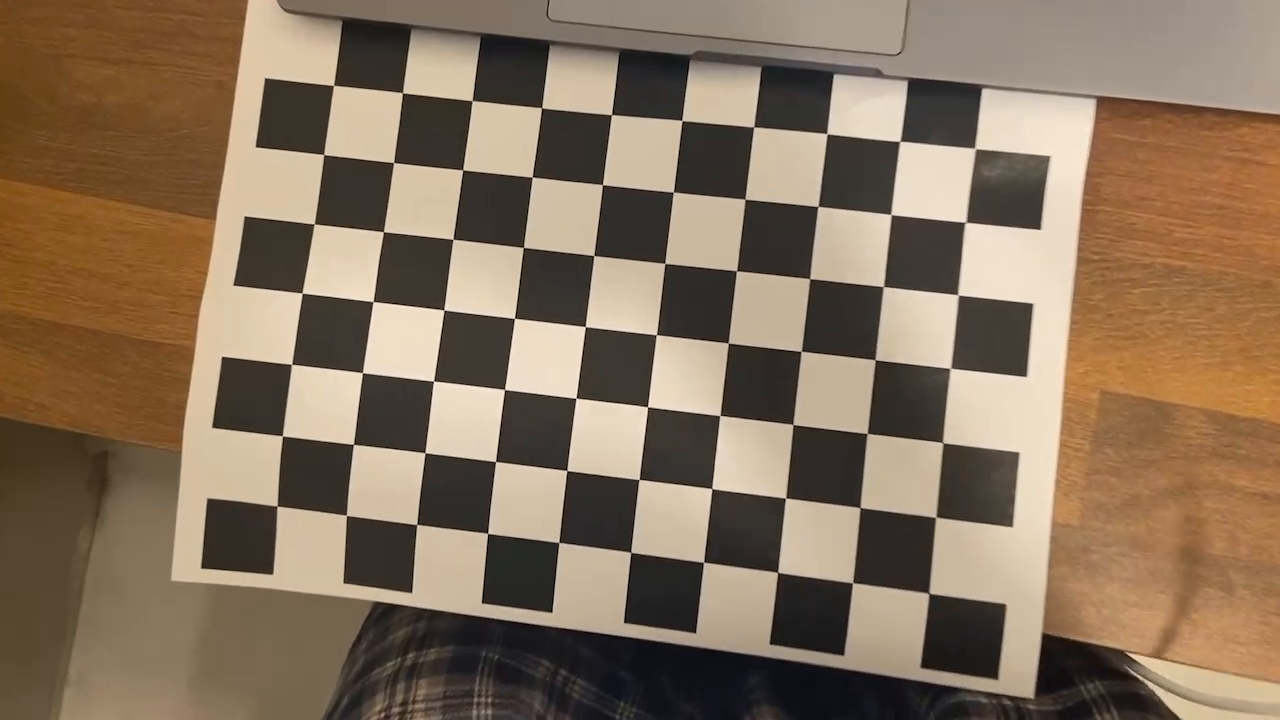
#> input picture frame 16 of chessboard.avi, 1280 x 720 px
$ python cv_CameraCalibration.py
#> lines starting #> are read from the running program, lines starting #| are printed output that depends on the picture
import cv2 as cv
import numpy as np
import os

def calib_camera_from_chessboard(images, board_pattern, board_cellsize, K=None, dist_coeff=None, calib_flags=None):
    img_points = []
    for img in images:
        gray = cv.cvtColor(img, cv.COLOR_BGR2GRAY)
        ret, pts = cv.findChessboardCorners(gray, board_pattern)
        if ret:
            img_points.append(pts)
    assert len(img_points) > 0, "체커보드가 감지된 프레임이 없습니다다"

    obj_pts = [[c, r, 0] for r in range(board_pattern[1]) for c in range(board_pattern[0])]
    obj_points = [np.array(obj_pts, dtype=np.float32) * board_cellsize] * len(img_points)

    return cv.calibrateCamera(obj_points, img_points, gray.shape[::-1], K, dist_coeff, flags=calib_flags)


# --- 설정 ---
video_name = "chessboard.avi"
board_pattern = (10, 7)
board_cellsize = 25.0
fourcc = cv.VideoWriter_fourcc(*'XVID')


# --- 비디오 열기 ---
video = cv.VideoCapture(video_name)
video_images = []

if not video.isOpened():
    print("비디오를 열 수 없습니다")
    exit()

# --- 체커보드 감지된 프레임만 수집 ---
while True:
    ret, frame = video.read()
#> frame is the input picture: shape (720, 1280, 3); mean B, G, R 92.9, 114.2, 134.7
    if not ret:
        break


    gray = cv.cvtColor(frame, cv.COLOR_BGR2GRAY)
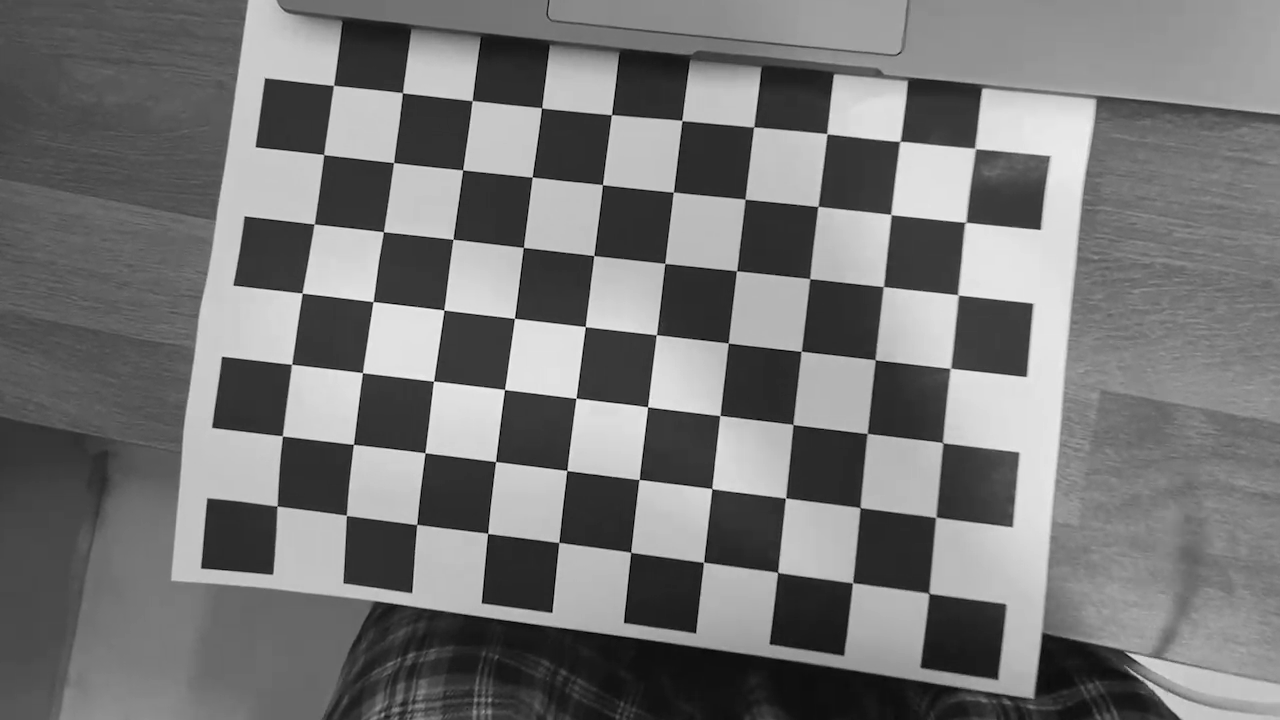
#> gray: shape (720, 1280); min 0, max 248, mean 118
    found, corners = cv.findChessboardCorners(gray, board_pattern)
#> found = True; corners = 70 rows, first 8: [929.4, 593.7], [852.7, 582.6], [777.5, 572.3], [703.4, 562.2], [630.8, 552.4], [558.6, 542.5], [487.6, 533.5], [416.7, 524.4]
    if found:
        video_images.append(frame)

# --- 카메라 캘리브레이션 ---
if len(video_images) > 0:
    ret, K, dist_coeffs, rvecs, tvecs = calib_camera_from_chessboard(video_images, board_pattern, board_cellsize)

    print(f"재투영 오차: {ret}")
    print(f"K:\n{K}")
    print(f"왜곡 계수:\n{dist_coeffs}")


    height, width = video_images[0].shape[:2]
    out_video = cv.VideoWriter("undistorted_video.avi", fourcc, 30.0, (width, height))

    # 왜곡 보정된 프레임 저장
    for i, img in enumerate(video_images):
        undistorted = cv.undistort(img, K, dist_coeffs)

        out_video.write(undistorted)


    print(f"왜곡 보정된 영상을 저장했습니다.")

else:
    print("체커보드가 감지된 프레임이 없습니다.")

$ run again, starting later in the video
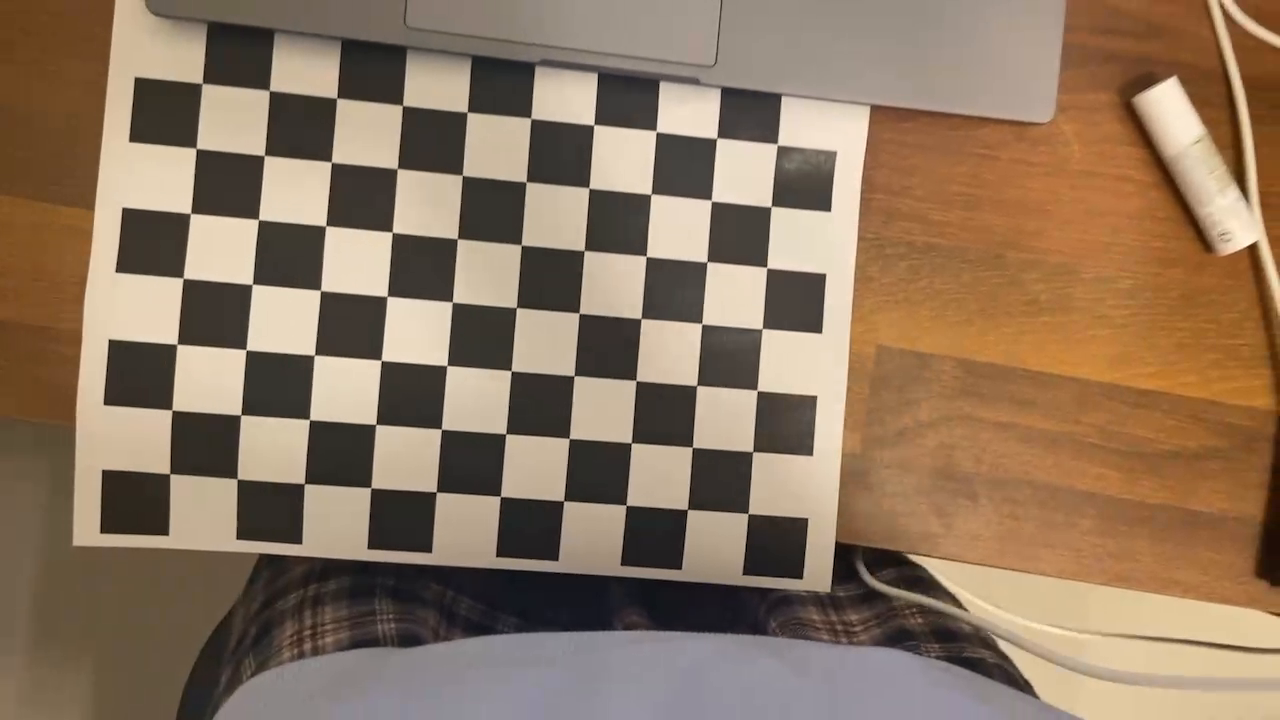
#> input picture frame 76 of chessboard.avi, 1280 x 720 px
#> frame is the input picture: shape (720, 1280, 3); mean B, G, R 95.9, 118.1, 141
#> `gray = cv.cvtColor(frame, cv.COLOR_BGR2GRAY)`:
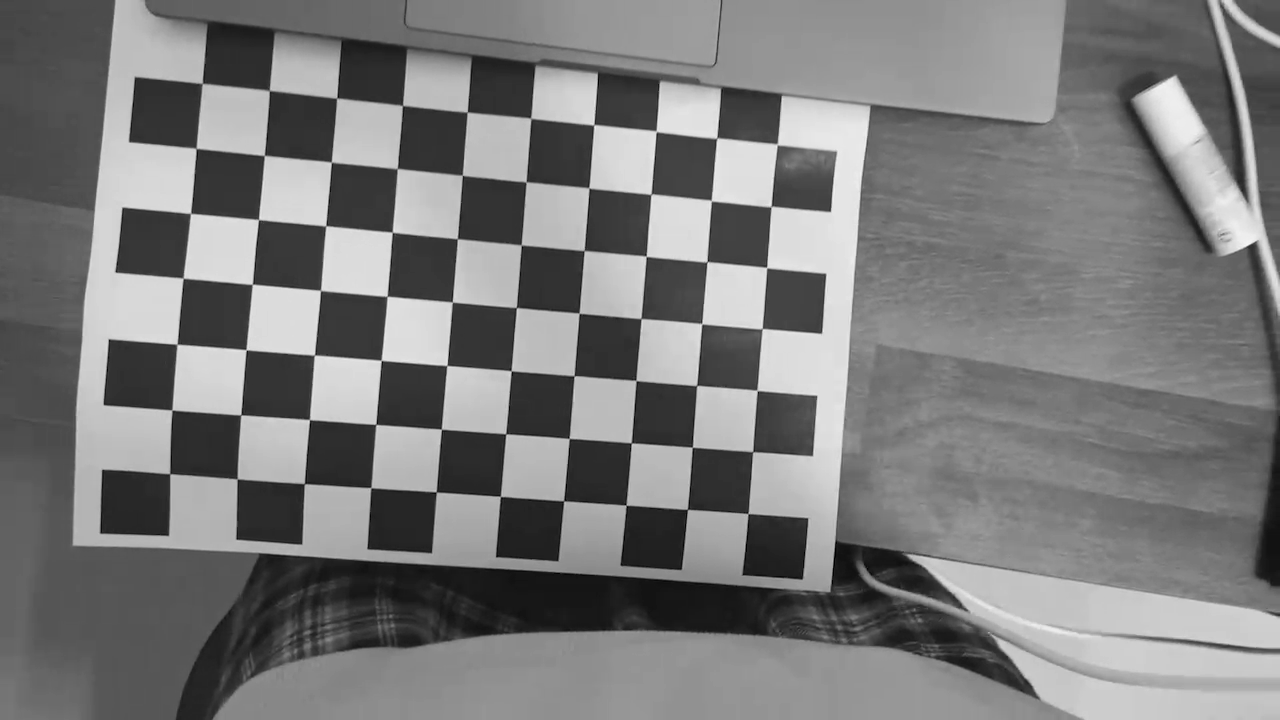
#> gray: shape (720, 1280); min 0, max 248, mean 122.4
#> found = True; corners = 70 rows, first 8: [747.9, 513.6], [687.4, 509.4], [626.1, 505.1], [563.6, 500.8], [500.5, 496.4], [436.1, 491.9], [370.9, 487.6], [304.3, 483.7]

$ run again, starting later in the video
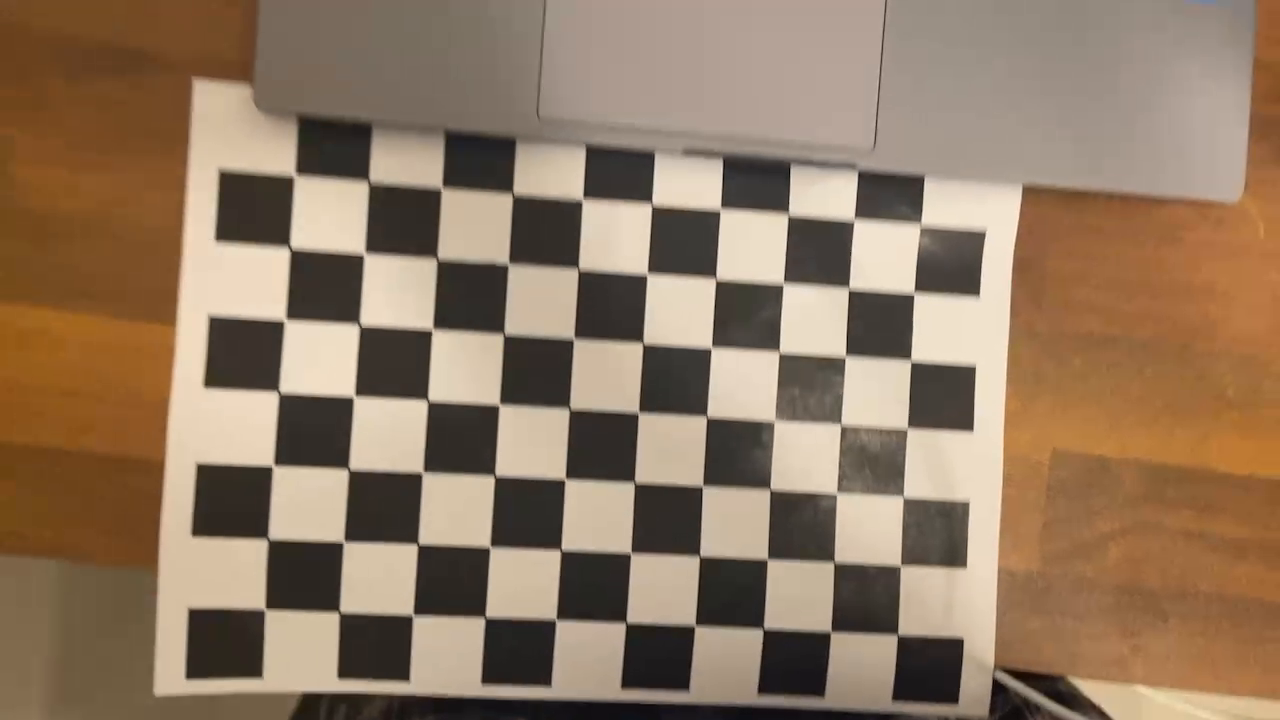
#> input picture frame 135 of chessboard.avi, 1280 x 720 px
#> frame is the input picture: shape (720, 1280, 3); mean B, G, R 98.5, 121.1, 144.2
#> `gray = cv.cvtColor(frame, cv.COLOR_BGR2GRAY)`:
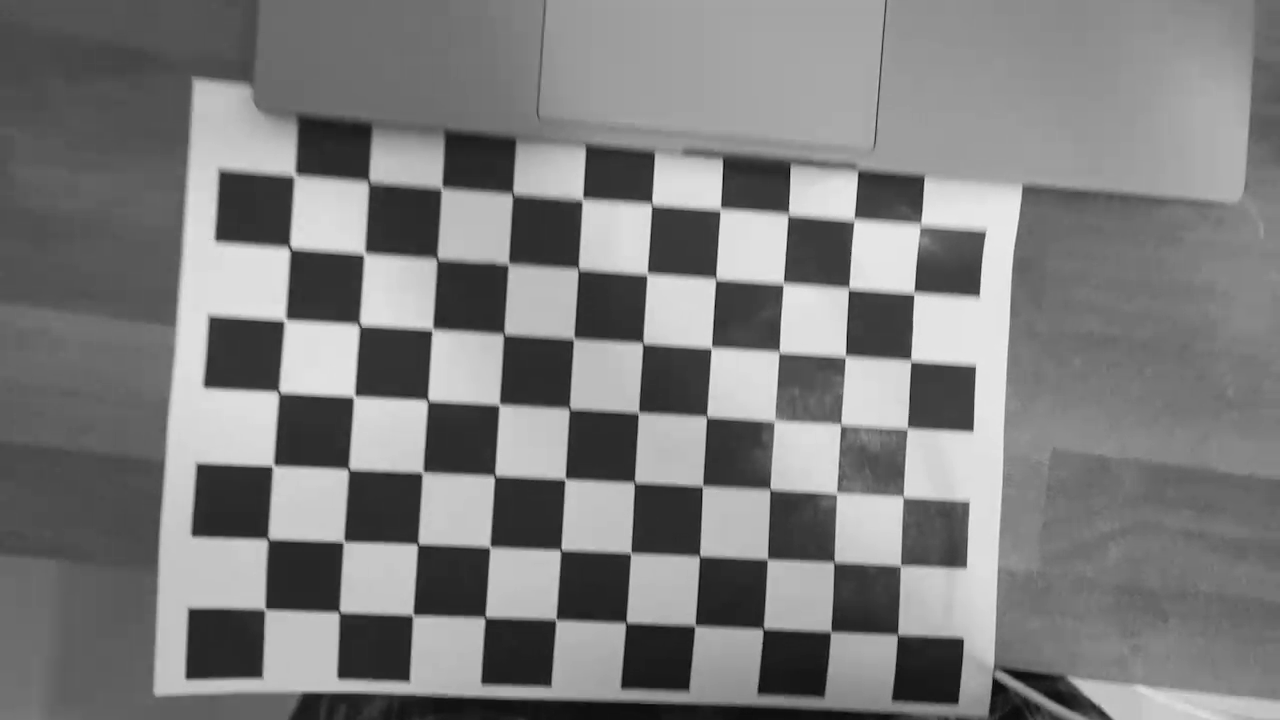
#> gray: shape (720, 1280); min 2, max 243, mean 125.5
#> found = True; corners = 70 rows, first 8: [897.5, 634], [830.9, 631.8], [763.4, 628.8], [694.5, 627.6], [626.3, 621.9], [556.1, 618.7], [485.3, 615.8], [413.4, 613.2]
